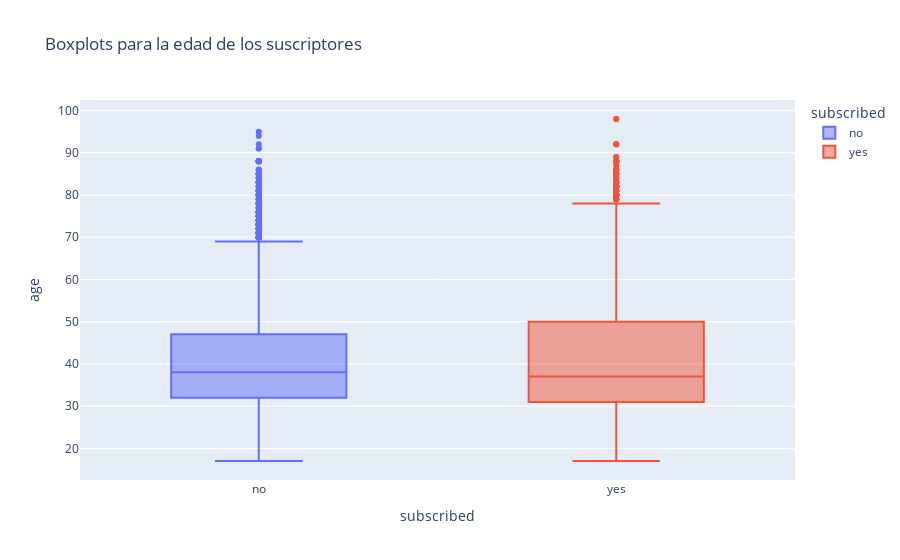

The notebook cell saved with this chart:
### Code cell
import plotly.express as px
px.box(df,x = 'subscribed',y='age', color='subscribed',
       title='Boxplots para la edad de los suscriptores')

### Figure 1 — Plotly figure (JSON) as saved in the notebook; plotly's stock layout.template omitted (floating-point values rounded to 4 significant figures; data arrays with more than 128 entries replaced by an {"elided": "..."} marker saying what was removed)
{"data": [{"alignmentgroup": "True", "hovertemplate": "subscribed=%{x}<br>age=%{y}<extra></extra>", "legendgroup": "no", "marker": {"color": "#636efa"}, "name": "no", "notched": false, "offsetgroup": "no", "orientation": "v", "showlegend": true, "type": "box", "x": {"elided": "36534 str values"}, "x0": " ", "xaxis": "x", "y": {"elided": "36534 int values"}, "y0": " ", "yaxis": "y"}, {"alignmentgroup": "True", "hovertemplate": "subscribed=%{x}<br>age=%{y}<extra></extra>", "legendgroup": "yes", "marker": {"color": "#EF553B"}, "name": "yes", "notched": false, "offsetgroup": "yes", "orientation": "v", "showlegend": true, "type": "box", "x": {"elided": "4638 str values"}, "x0": " ", "xaxis": "x", "y": {"elided": "4638 int values"}, "y0": " ", "yaxis": "y"}], "layout": {"boxmode": "overlay", "legend": {"title": {"text": "subscribed"}, "tracegroupgap": 0}, "title": {"text": "Boxplots para la edad de los suscriptores"}, "xaxis": {"anchor": "y", "categoryarray": ["no", "yes", null], "categoryorder": "array", "domain": [0, 1], "title": {"text": "subscribed"}}, "yaxis": {"anchor": "x", "domain": [0, 1], "title": {"text": "age"}}}}
